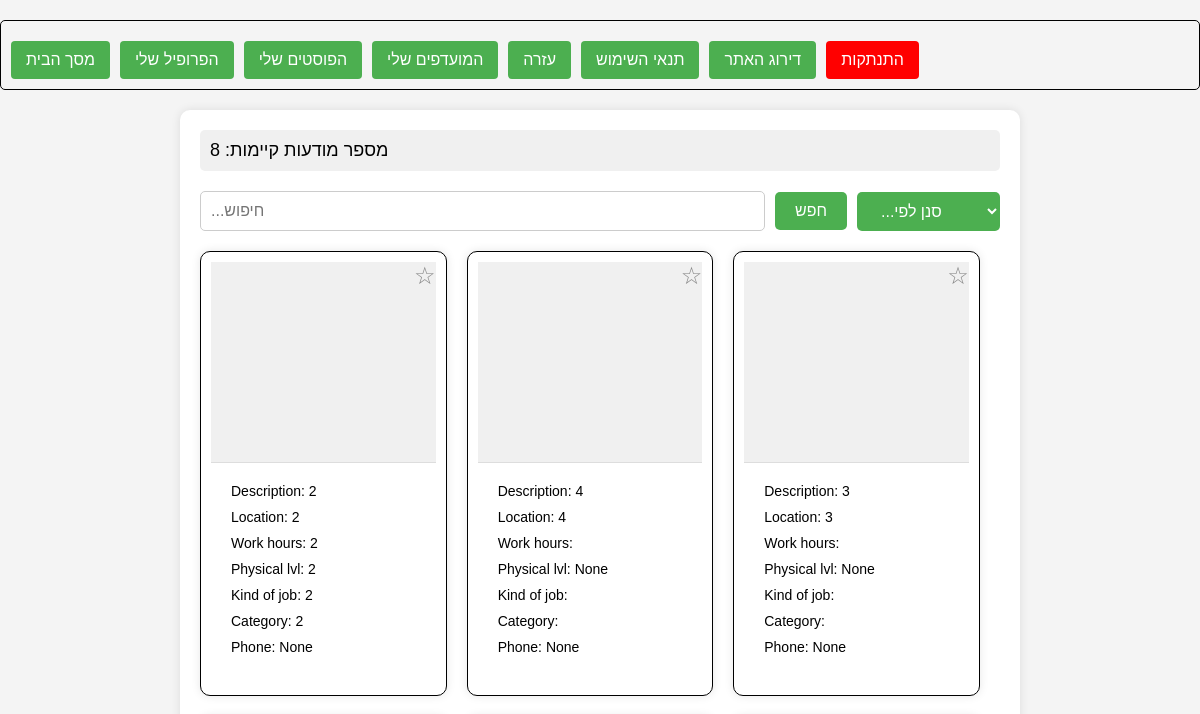
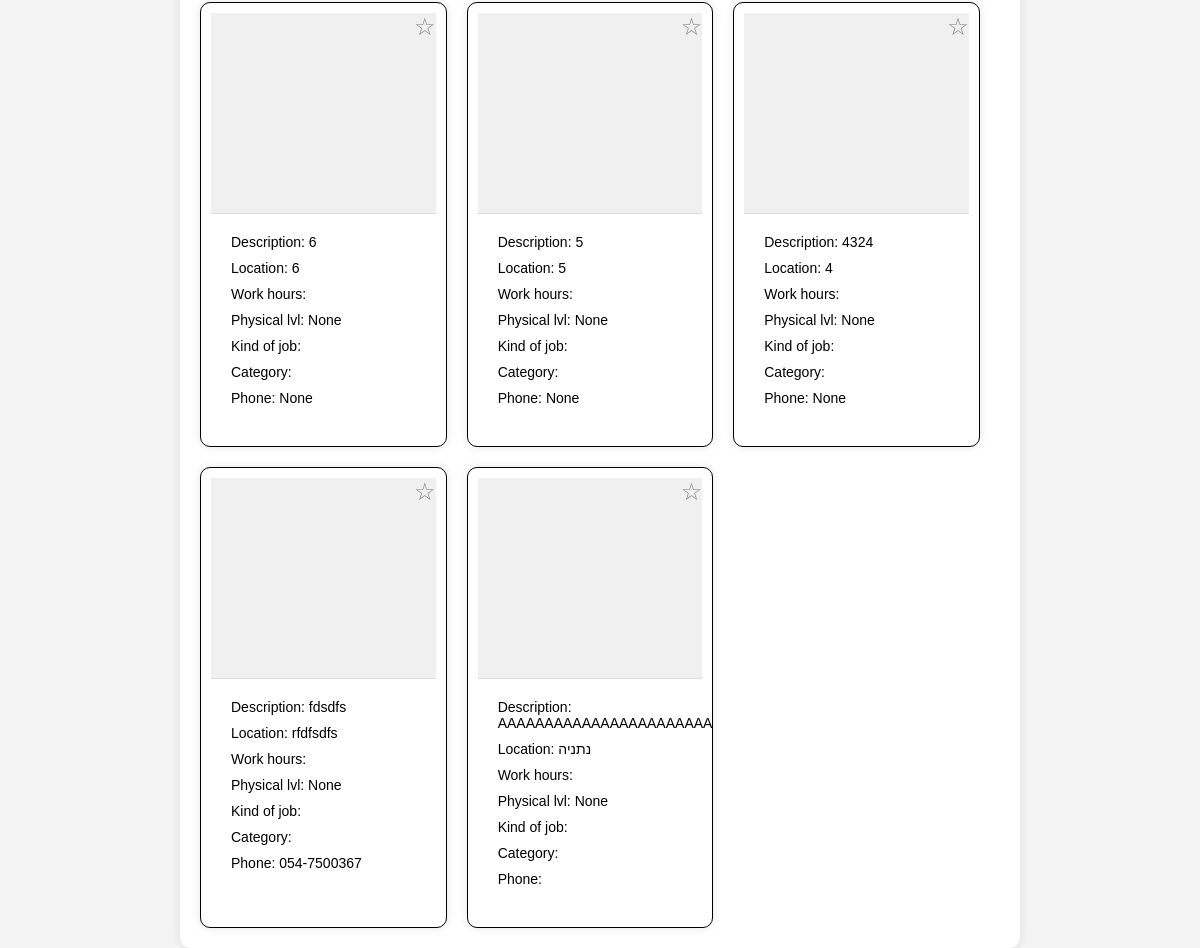
Before: /homepage/ with the older database file (2 pictures, top to bottom).
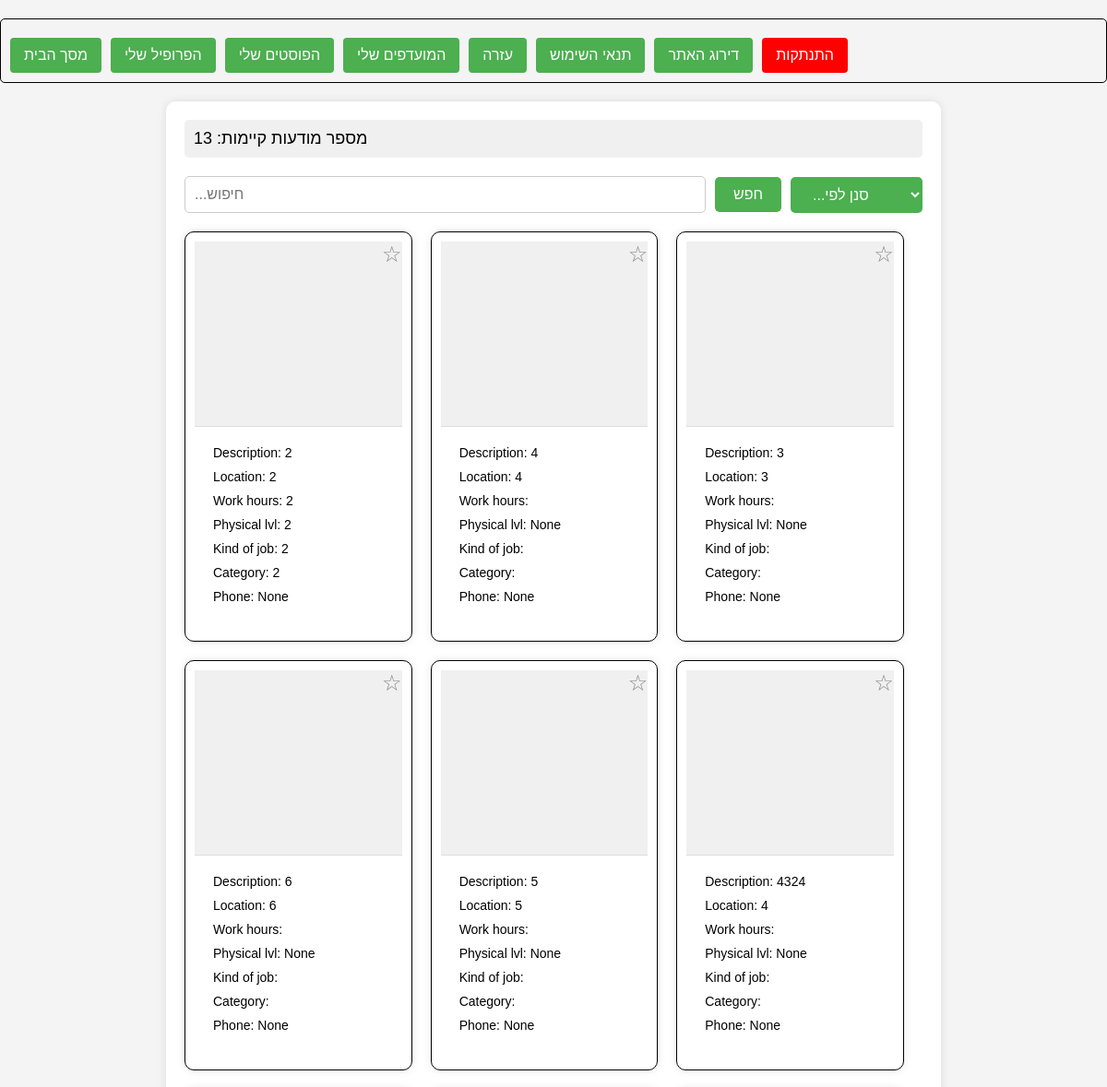
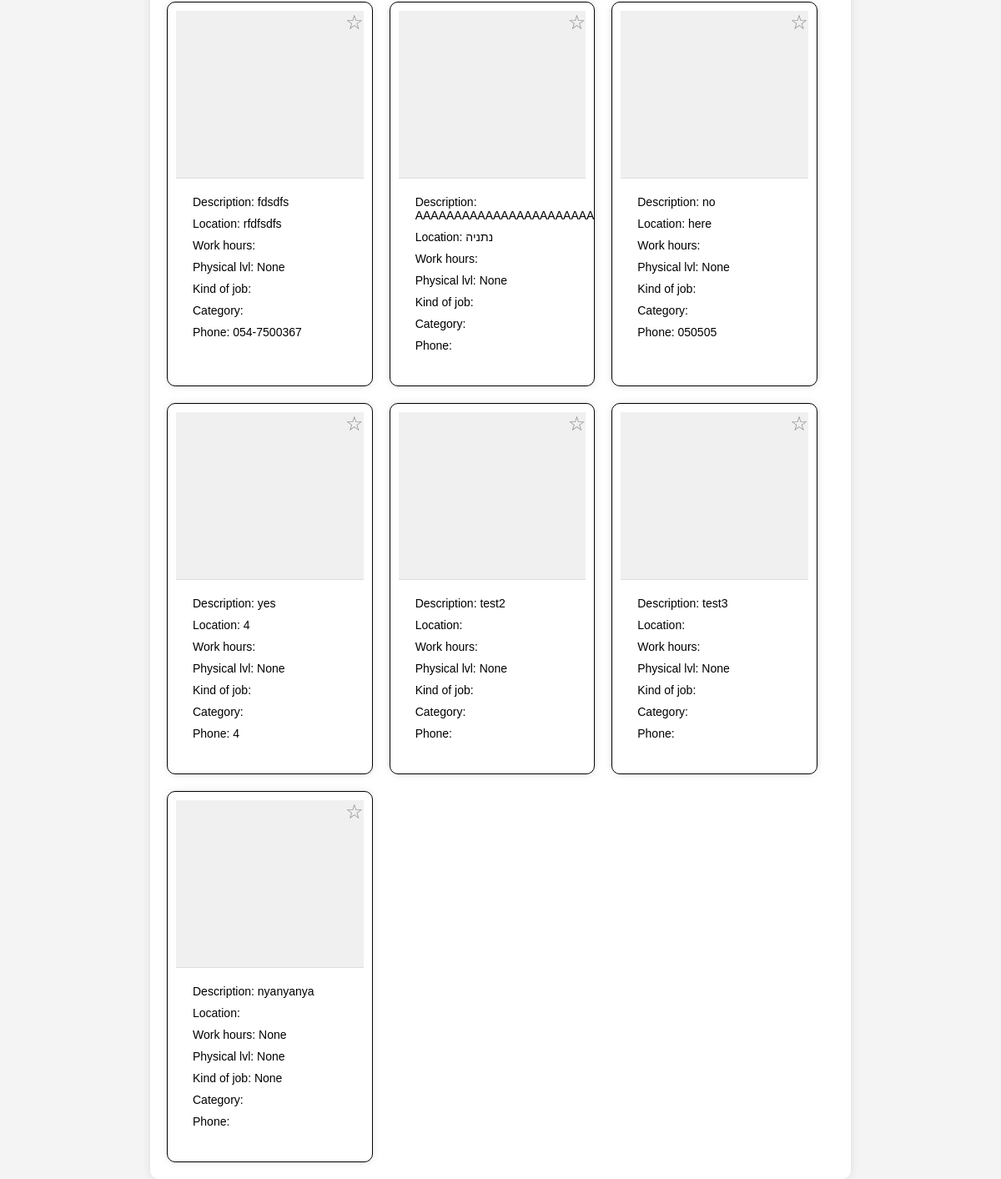
After: the same page with the newer database file (2 pictures, top to bottom).
### posts/models.py (models this page shows)
class Post(models.Model):
    description = models.TextField(null=True, blank=True)
    location = models.TextField(null=True, blank=True)
    payment = models.TextField(null=True, blank=True)
    work_hours = models.TextField(null=True, blank=True)
    phys_lvl = models.IntegerField(null=True, blank=True)
    kind_of_job = models.TextField(null=True, blank=True)
    category = models.TextField(null=True, blank=True)
    phone = models.TextField(null=True, blank=True)

### project/views.py (the view)
# urls.py: path('homepage/', views.homepage, name='homepage'),
def homepage(request):
    posts = Post.objects.all()
    global_user_id = request.session.get('global_user_id')
    if global_user_id:
        user = User.objects.get(id=global_user_id)
        favorites = [int(fav) for fav in user.favorites]
    else:
        favorites = []  # Initialize favorites as an empty list if user is not logged in
    context = {'posts': posts, 'favorites': favorites}
    return render(request, 'homepage.html', context)

### templates/homepage.html (shortened to what this page needs)
<!DOCTYPE html>
<html lang="en">
<head>
</head>
<body>
{% extends 'toolbar.html' %}
{% block content %}
<div class="content">
    <div class="total-posts">מספר מודעות קיימות: {{ posts|length }}</div>
    <div class="search-filter">
        <input type="text" class="search-input" placeholder="...חיפוש">
        <button class="search-button">חפש</button>
        <select class="filter-select">
            <option value="">...סנן לפי</option>
        </select>
    </div>
    <div class="posts">
        {% for post in posts %}
        <div class="post" data-description="{{ post.description }}" data-location="{{ post.location }}" data-work-hours="{{ post.work_hours }}" data-phys-lvl="{{ post.phys_lvl }}" data-kind-of-job="{{ post.kind_of_job }}" data-category="{{ post.category }}">
            <div class="post-image"></div>
            <div class="post-content">
                <div class="post-info">Description: {{ post.description }}</div>
                <div class="post-info">Location: {{ post.location }}</div>
                <div class="post-info">Work hours: {{ post.work_hours }}</div>
                <div class="post-info">Physical lvl: {{ post.phys_lvl }}</div>
                <div class="post-info">Kind of job: {{ post.kind_of_job }}</div>
                <div class="post-info">Category: {{ post.category }}</div>
                <div class="post-info">Phone: {{ post.phone }}</div>
                <div class="favorites-button {% if post.id|add:0 in favorites %}active {% endif %}" data-post-id="{{ post.id }}">☆</div>
            </div>
        </div>
        {% endfor %}
    </div>
</div>
</body>
</html>
{% endblock %}

### templates/toolbar.html (shortened to what this page needs)
<!DOCTYPE html>
<html lang="en">
<head>
</head>
<body>
    <div class="section-regular neutral-100">
    <div class="w-layout-blockcontainer w-container">
        <div class="navbar-buttons">
            <a href="{% url 'homepage' %}" aria-current="page" class="nav-link w-nav-link w--current button">מסך הבית</a>
            <a href="{% url 'profile' %}" class="nav-link w-nav-link button">הפרופיל שלי</a>
            <a href="{% url 'myposts' %}" class="nav-link w-nav-link button">הפוסטים שלי</a>
            <a href="{% url 'myfavorites' %}" class="nav-link w-nav-link button">המועדפים שלי</a>
            <a href="{% url 'helppage' %}" class="nav-link w-nav-link button">עזרה</a>
            <a href="{% url 'TOS' %}" class="nav-link w-nav-link button">תנאי השימוש</a>
            <a href="{% url 'rating' %}" class="nav-link w-nav-link button">דירוג האתר</a>
            <a href="{% url 'login_page' %}" class="nav-link w-nav-link button logout-link">התנתקות</a>
        </div>
    </div>
</div>
    {% block content %}
    {% endblock %}
</body>
</html>

### templates/homepage.html (style rules this page uses)
body { font-family: Arial, sans-serif; margin: 0; padding: 0; background-color: #f8f8f8; }
.content { max-width: 800px; margin: 0 auto; padding: 20px; background-color: #fff; border-radius: 10px; box-shadow: 0 0 10px rgba(0, 0, 0, 0.1); }
.total-posts { font-size: 18px; padding: 10px; margin-bottom: 20px; background-color: #f0f0f0; border-radius: 5px; }
.search-filter { display: flex; align-items: center; margin-bottom: 20px; }
.search-input { flex: 1; padding: 10px; font-size: 16px; border: 1px solid #ccc; border-radius: 5px; }
.filter-select, .search-button { padding: 10px 20px; font-size: 16px; margin-left: 10px; background-color: #4caf50; color: #fff; border: none; border-radius: 5px; cursor: pointer; }
.posts { display: flex; flex-wrap: wrap; gap: 20px; }
.post { background-color: #fff; border: 1px solid #ddd; border-radius: 10px; overflow: hidden; box-shadow: 0 0 10px rgba(0, 0, 0, 0.1); transition: transform 0.3s ease-in-out; width: calc(50% - 20px); }
.post-image { width: 100%; height: 200px; background-color: #f0f0f0; border-bottom: 1px solid #ddd; }
.post-content { padding: 20px; }
.post-info { margin-bottom: 10px; }
.favorites-button { position: absolute; top: 10px; right: 10px; cursor: pointer; font-size: 24px; color: #888; }

### templates/toolbar.html (style rules this page uses)
body { font-family: Arial, sans-serif; margin: 0; padding: 0; box-sizing: border-box; background-color: #f4f4f4; }
.navbar-buttons { display: flex; border: 1px solid black; border-radius: 5px; margin-top: 20px; margin-bottom: 20px; padding: 10px; }
.navbar-buttons a { text-decoration: none; padding: 10px 15px; margin-right: 10px; background-color: #4caf50; color: #fff; border: none; border-radius: 4px; cursor: pointer; font-size: 16px; margin-top: 10px; }
.posts { display: flex; flex-wrap: wrap; gap: 20px; }
.post { width: calc(33.33% - 20px); border: 1px solid black; padding: 10px; box-sizing: border-box; position: relative; }
.post-content { font-size: 14px; }
.favorites-button { position: absolute; top: 10px; right: 10px; cursor: pointer; }
.navbar-buttons a.logout-link { background-color: red; }

Changed rows visible on the page:
added Post: description "no", location "here", phys_lvl "None", phone "050505"
added Post: description "yes", location "4", phys_lvl "None", phone "4"
added Post: description "test2", phys_lvl "None"
added Post: description "test3", phys_lvl "None"
added Post: description "nyanyanya", work_hours "None", phys_lvl "None", kind_of_job "None"
Other visible differences:
{{ posts|length }}: "8" → "13"
